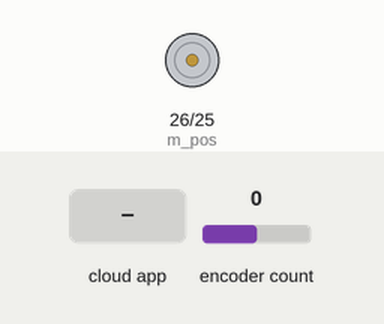
A sketch run on a simulated ESP32. On the bench: motor-driver pin pairs drawn as motors (green arrow = first pin HIGH = forward, orange = second pin HIGH = backward, longer = more drive). Inputs (shaded band) come from the test bench; at power-on: encoder count 0. The ROS host is connected and sends only what is stated.

Above: at 1.2 s.
1.3 s: the phone or cloud app sets right_motor_cmd to -100
At 2.1 s:
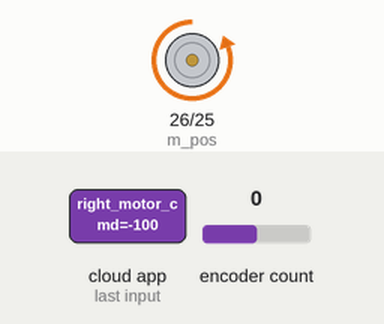
2.8 s: the phone or cloud app sets right_motor_cmd to 100
At 4.0 s:
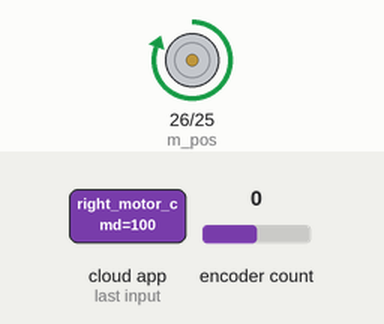
4.3 s: the phone or cloud app sets right_motor_cmd to 0
At 5.3 s:
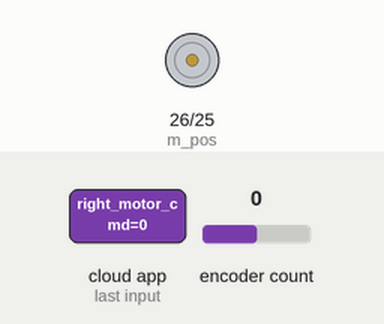
Timing chart, 0 to 7.3 s (numbered marks = the images above; inputs shaded):
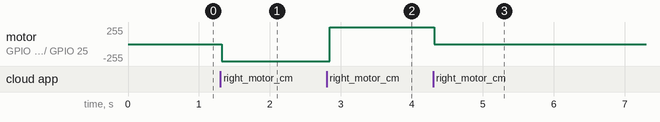

The sketch:

esp32_encoder_ros_control.ino
```cpp
#include <ros.h>
#include <std_msgs/Int32.h>
#include <std_msgs/Float64.h>
#include <geometry_msgs/Twist.h>
#include <ESP32Encoder.h>

ESP32Encoder right_encoder;
// ESP32Encoder encoder2;
ros::NodeHandle nh;

std_msgs::Int32 right_encoder_msg;

ros::Publisher right_encoder_pub("right_encoder", &right_encoder_msg);
// timer and flag for example, not needed for encoders
// unsigned long encoder2lastToggled;
// bool encoder2Paused = false;
#define m_pos 26
#define m_neg 25

double cmd_vel;
const double vel_threshold = 0.07;
void right_motor_callback(const std_msgs::Float64& msg)
{
  cmd_vel = msg.data;
  if(abs(cmd_vel) > vel_threshold)
  {
    if(cmd_vel >= 0)
    {
      analogWrite(m_pos, map((1000 * cmd_vel), 0, 550, 0, 255));
      analogWrite(m_neg, 0);
    }
    else
    {
      analogWrite(m_neg, map((1000 * abs(cmd_vel)), 0, 550, 0, 255));
      analogWrite(m_pos, 0);
    }
  }
  else
  {
    analogWrite(m_neg, 0);
    analogWrite(m_pos, 0);
  }

}

ros::Subscriber<std_msgs::Float64> right_motor_sub("/right_motor_cmd", &right_motor_callback);

void setup(){

	Serial.begin(115200);
	// Enable the weak pull down resistors

	//ESP32Encoder::useInternalWeakPullResistors = puType::down;
	// Enable the weak pull up resistors
	ESP32Encoder::useInternalWeakPullResistors = puType::up;

	// use pin 19 and 18 for the first encoder
	right_encoder.attachHalfQuad(14, 27);
	// use pin 17 and 16 for the second encoder
	// encoder2.attachHalfQuad(17, 16);

	// set starting count value after attaching
	right_encoder.setCount(0);

	// clear the encoder's raw count and set the tracked count to zero
	// encoder2.clearCount();
	// Serial.println("Encoder Start = " + String((int32_t)right_encoder.getCount()));
	// set the lastToggle
	// encoder2lastToggled = millis();
  pinMode(m_pos, OUTPUT);
  pinMode(m_neg, OUTPUT);

  nh.initNode();
  nh.advertise(right_encoder_pub);
  nh.subscribe(right_motor_sub);
}

void loop(){
	// Loop and read the count
  // static double t = 0.0;
  // t += 0.1;
  // analogWrite(m_pos, (uint8_t)(127 * (sin(t) + 1.0)));

	// Serial.print("CMD = " + String((uint8_t)(127 * (sin(t) + 1.0))));
  // Serial.println("    Encoder count = " + String((int32_t)encoder.getCount()));
  right_encoder_msg.data = (int32_t)right_encoder.getCount();
  right_encoder_pub.publish(&right_encoder_msg);
  nh.spinOnce();
	delay(50);
}
```

Measured:
- after the input at 1.3 s, motor on GPIO 26 (m_pos) / GPIO 25 (m_neg): stopped → backward 255/255 at once
- after the input at 2.8 s, motor on GPIO 26 (m_pos) / GPIO 25 (m_neg): backward 255/255 → forward 255/255 at once
- after the input at 4.3 s, motor on GPIO 26 (m_pos) / GPIO 25 (m_neg): forward 255/255 → stopped at once
